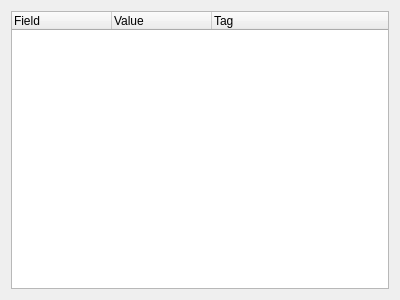
<?xml version="1.0" encoding="UTF-8"?>
<ui version="4.0">
 <class>Form</class>
 <widget class="QWidget" name="Form">
  <property name="geometry">
   <rect>
    <x>0</x>
    <y>0</y>
    <width>400</width>
    <height>300</height>
   </rect>
  </property>
  <property name="windowTitle">
   <string>Form</string>
  </property>
  <layout class="QHBoxLayout" name="horizontalLayout">
   <item>
    <widget class="ProtobufTree" name="logTree">
     <property name="sizePolicy">
      <sizepolicy hsizetype="Ignored" vsizetype="Expanding">
       <horstretch>0</horstretch>
       <verstretch>0</verstretch>
      </sizepolicy>
     </property>
     <property name="columnCount">
      <number>3</number>
     </property>
     <column>
      <property name="text">
       <string>Field</string>
      </property>
     </column>
     <column>
      <property name="text">
       <string>Value</string>
      </property>
     </column>
     <column>
      <property name="text">
       <string>Tag</string>
      </property>
     </column>
    </widget>
   </item>
  </layout>
 </widget>
 <customwidgets>
  <customwidget>
   <class>ProtobufTree</class>
   <extends>QTreeWidget</extends>
   <header>ui/ProtobufTree.hpp</header>
  </customwidget>
 </customwidgets>
 <resources/>
 <connections/>
</ui>
